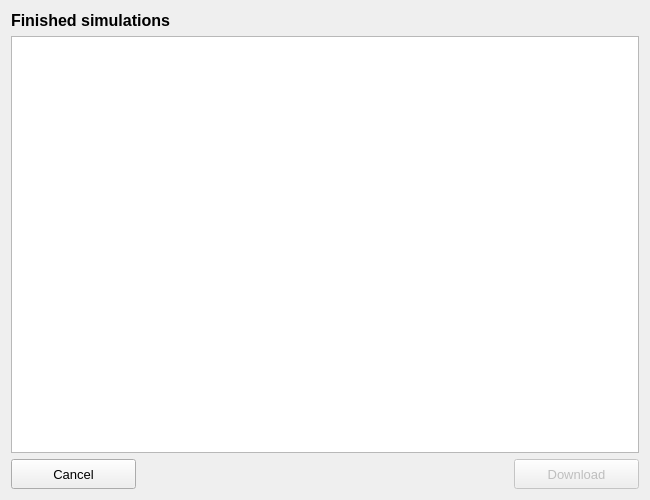
<?xml version="1.0" encoding="UTF-8"?>
<ui version="4.0">
 <class>Dialog</class>
 <widget class="QDialog" name="Dialog">
  <property name="windowModality">
   <enum>Qt::ApplicationModal</enum>
  </property>
  <property name="geometry">
   <rect>
    <x>0</x>
    <y>0</y>
    <width>650</width>
    <height>500</height>
   </rect>
  </property>
  <property name="minimumSize">
   <size>
    <width>650</width>
    <height>500</height>
   </size>
  </property>
  <property name="font">
   <font>
    <family>Segoe UI</family>
    <pointsize>10</pointsize>
   </font>
  </property>
  <property name="windowTitle">
   <string>Results</string>
  </property>
  <layout class="QGridLayout" name="gridLayout">
   <item row="2" column="0" colspan="5">
    <layout class="QGridLayout" name="gridLayout_2">
     <property name="bottomMargin">
      <number>0</number>
     </property>
     <item row="0" column="2">
      <widget class="QPushButton" name="pb_download">
       <property name="enabled">
        <bool>false</bool>
       </property>
       <property name="sizePolicy">
        <sizepolicy hsizetype="Preferred" vsizetype="Fixed">
         <horstretch>0</horstretch>
         <verstretch>0</verstretch>
        </sizepolicy>
       </property>
       <property name="minimumSize">
        <size>
         <width>125</width>
         <height>30</height>
        </size>
       </property>
       <property name="maximumSize">
        <size>
         <width>16777215</width>
         <height>16777215</height>
        </size>
       </property>
       <property name="text">
        <string>Download</string>
       </property>
      </widget>
     </item>
     <item row="0" column="0">
      <widget class="QPushButton" name="pb_cancel">
       <property name="sizePolicy">
        <sizepolicy hsizetype="Preferred" vsizetype="Fixed">
         <horstretch>0</horstretch>
         <verstretch>0</verstretch>
        </sizepolicy>
       </property>
       <property name="minimumSize">
        <size>
         <width>125</width>
         <height>30</height>
        </size>
       </property>
       <property name="maximumSize">
        <size>
         <width>16777215</width>
         <height>16777215</height>
        </size>
       </property>
       <property name="text">
        <string>Cancel</string>
       </property>
      </widget>
     </item>
     <item row="0" column="1">
      <spacer name="horizontalSpacer">
       <property name="orientation">
        <enum>Qt::Horizontal</enum>
       </property>
       <property name="sizeHint" stdset="0">
        <size>
         <width>40</width>
         <height>20</height>
        </size>
       </property>
      </spacer>
     </item>
    </layout>
   </item>
   <item row="1" column="0" colspan="5">
    <widget class="QTreeView" name="tv_finished_sim_tree">
     <property name="editTriggers">
      <set>QAbstractItemView::NoEditTriggers</set>
     </property>
     <property name="sortingEnabled">
      <bool>true</bool>
     </property>
    </widget>
   </item>
   <item row="0" column="0">
    <widget class="QLabel" name="label">
     <property name="font">
      <font>
       <family>Segoe UI</family>
       <pointsize>12</pointsize>
       <weight>75</weight>
       <bold>true</bold>
      </font>
     </property>
     <property name="text">
      <string>Finished simulations</string>
     </property>
    </widget>
   </item>
  </layout>
 </widget>
 <resources/>
 <connections/>
</ui>
